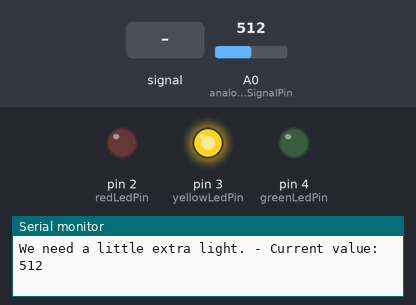
A sketch run on a simulated Arduino Uno, built with avr-gcc and run on an emulated ATmega328P. Parts: output pins drawn as LEDs (lit = HIGH), the last lines printed to the serial monitor. Inputs (shaded band) come from the test bench; at power-on: A0 (analogueSignalPin) = 512.

Above: at 1.3 s.
1.4 s: A0 (analogueSignalPin) fed a 200 Hz sine of ±81 counts around its level
At 2.4 s:
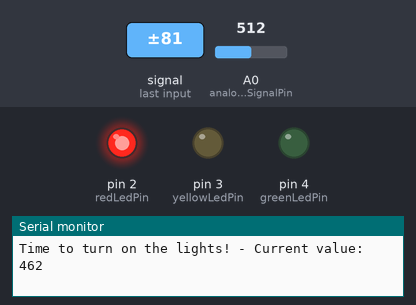
4.4 s: A0 (analogueSignalPin) set to 710
At 4.9 s:
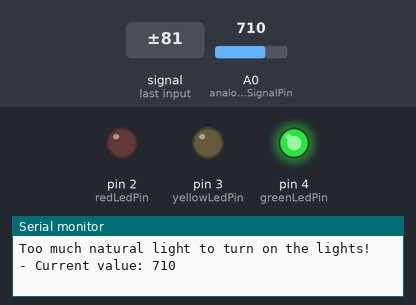
7.4 s: A0 (analogueSignalPin) set to 685
At 7.9 s:
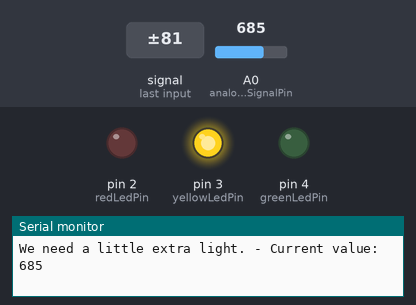
10.4 s: A0 (analogueSignalPin) set to 716
At 10.9 s:
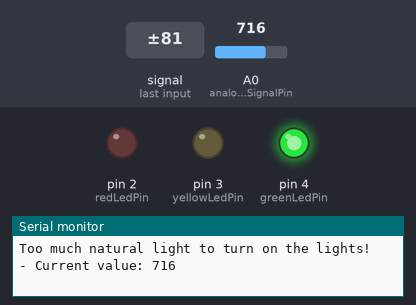
Timing chart, 0 to 13.4 s (numbered marks = the images above; inputs shaded):
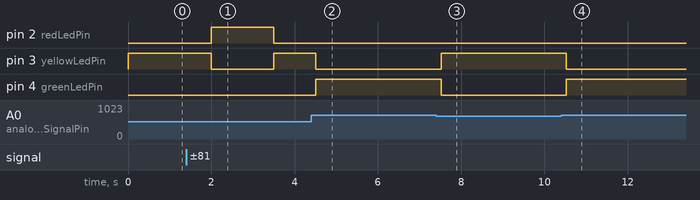

Measured:
- the behaviour switches between 701 and 700 on A0 (analogueSignalPin) (found by bisection; images 2 and 3)
- after the input at 1.4 s, pin 2 (redLedPin): LOW → HIGH after 0.60 s, → LOW 1.5 s later; pin 3 (yellowLedPin): HIGH → LOW after 0.60 s, → HIGH 1.5 s later
- after the input at 4.4 s, pin 2 (redLedPin): stays LOW (without the input it goes to HIGH after 1.6 s); pin 3 (yellowLedPin): HIGH → LOW after 0.11 s instead of 1.6 s; pin 4 (greenLedPin): LOW → HIGH after 0.11 s
- after the input at 7.4 s, pin 3 (yellowLedPin): LOW → HIGH after 0.13 s; pin 4 (greenLedPin): HIGH → LOW after 0.13 s
- after the input at 10.4 s, pin 3 (yellowLedPin): HIGH → LOW after 0.13 s; pin 4 (greenLedPin): LOW → HIGH after 0.13 s

The sketch:

assessment1.project.artefact.mycode.0.1.3.0.nc.ino
```cpp
// (licence header left out)
/*
  First part of any sketch
  ------------------------
  Before we can do anything, we need to set up our variables.

  In our code we will want to tell Arduino which digital pins we will be using and
  what name we will call them.
  Next, we will set up a variable that holds the value for the analogue pin we
  will be using for our sensor to send input to. Note that Arduino internal code
  uses American  spelling, so you will see both Analogue and Analog used as I will
  stick with Australian spelling rules.
  Then, we will set the variable to hold the measured value and set it to a
  starting value of 0. We could set it to any value but 0 shows that it is
  currently empty which is why we chose it.
*/
int redLedPin = 2;
int yellowLedPin = 3;
int greenLedPin = 4;

int analogueSignalPin = A0;
int analogueValue = 0;

/*
  Second part of the sketch
  -------------------------
  Next we us the setup() structure. The counded brackets stay empty. setup()
  is only executed once during the first run of the program. This happens every
  time the sketch is uploaded or the microcontroller is reset.

  At this stage we have to tell Arduino which pins we will be using and if we
  will be using them for INPUT or OUTPUT. For this we use the command pinMode. It
  demands two values.

  pinMode(VALUE_ONE, VALUE_TWO);

  First, we  need to tell it which pin we want to set. The
  next value declares if the pin is to be used for INPUT or OUTPUT. Note that the
  last value is provided in capital letters.

  We further have to initialise the serial port and declare which speed we want
  it to have. We will set it at the most common value of 9600.
*/
void setup () {
  pinMode(redLedPin, OUTPUT);
  pinMode(yellowLedPin, OUTPUT);
  pinMode(greenLedPin, OUTPUT);

  pinMode(analogueSignalPin, INPUT);

  Serial.begin(9600);
}

/*
  Third and last part of the sketch
  ---------------------------------
  Now comes the meat of our program. Here we write what we want our Arduino to
  do. This code is continuously executed, over and over again, until the power is
  withdrawn, hence the structure’s name loop.
*/
void loop () {
  /*
    First, we need to fill our analogueValue variable with the information we
    are gathering with our sensor to let Arduino know which LED to turn on and
    which to turn off.

    To get this information we use the analogRead() command. All it needs to know is where to
    Find the information. In our case we stored that information in the lightSensorPin
    variable.

    Note that the programming language has been defined with American English in mind, so you
    will find a difference in spelling analogue.
  */
  analogueValue = analogRead(analogueSignalPin);

  /*
    Once Arduino knows the sensor’s data that determines the LED that is to be turned on (it
    does so by reading the value stored in the analogValue variable), we need to say at what
    value we want which LED to be switched on.

    Below, the code tells Arduino that any value below 600 is the value at which the red LED
    is to be turned on. And if the value should be equal to or greater than that but equal or
    smaller than 750 then the yellow LED will come on. If the value exceeds 750 the green LED
    is to be turned on. Change the values to suit your needs. Each sensor provides values that
    differ from each other. Use the feedback provided to you via the serial port to determine
    which values to set.

    To turn the LED on we use the digitalWrite() command which demands two values.

    digitalWrite(PIN_TO_CONTOL, ON_OR_OFF_STATE);

    First, we need to provide it with the pin we want to change and then it needs to know if
    that pin is to be turned on or off. On has the HIGH value, while off has the LOW value.
    Once again note that the ON_OR_OFF_STATE value is provided in capitals.

    Further, we want the serial monitor to not only show the value measured but also what this
    means. Here we use the print() function which prints out what ever it is provided with (a
    string or other data. The print out is without a carriage return. If you want a new line
    to start after whatever you want printed out, use the println() function.
  */
  if (analogueValue <= 500) {
    digitalWrite(redLedPin, HIGH);
    Serial.print("Time to turn on the lights! - Current value: ");
  }
  else if (analogueValue > 500 && analogueValue <= 700) {
    digitalWrite(yellowLedPin, HIGH);
    Serial.print("We need a little extra light. - Current value: ");
  }
  else {
    digitalWrite(greenLedPin, HIGH);
    Serial.print("Too much natural light to turn on the lights! - Current value: ");
  }

  /*
    After printing out that the Arduino will print out the analgue measure value we now
    instruct Aruino to print out the value measured. After printing out the value it
    performs a carriage return and every new print command starts on a new line.
  */
  Serial.println(analogueValue);

  /*
    We now tell Arduino how long we want it to wait until it takes the next measurement.
    Here we use the delay() function. It takes one value in milliseconds. For our
    purposes taking a measurement every half a second is good enough. Hence the value set
    is 500. It needs to be at least set to 1, or it the circuit and sketch will not
    perform properly.
  */
  delay(500);

  /*
    Now that we are ready to start again at the beginning ouf our loop construct we need
    to turn the LED back off. The time from turning the light off and back on again can’t
    be noticed as the microcontroller works fast enough not to notice it. If we do not
    turn it off, it will stay on for the whole time of the loop. So after some point all
    three LEDs will be switched on.
  */
  digitalWrite(redLedPin, LOW);
  digitalWrite(yellowLedPin, LOW);
  digitalWrite(greenLedPin, LOW);
}
```
